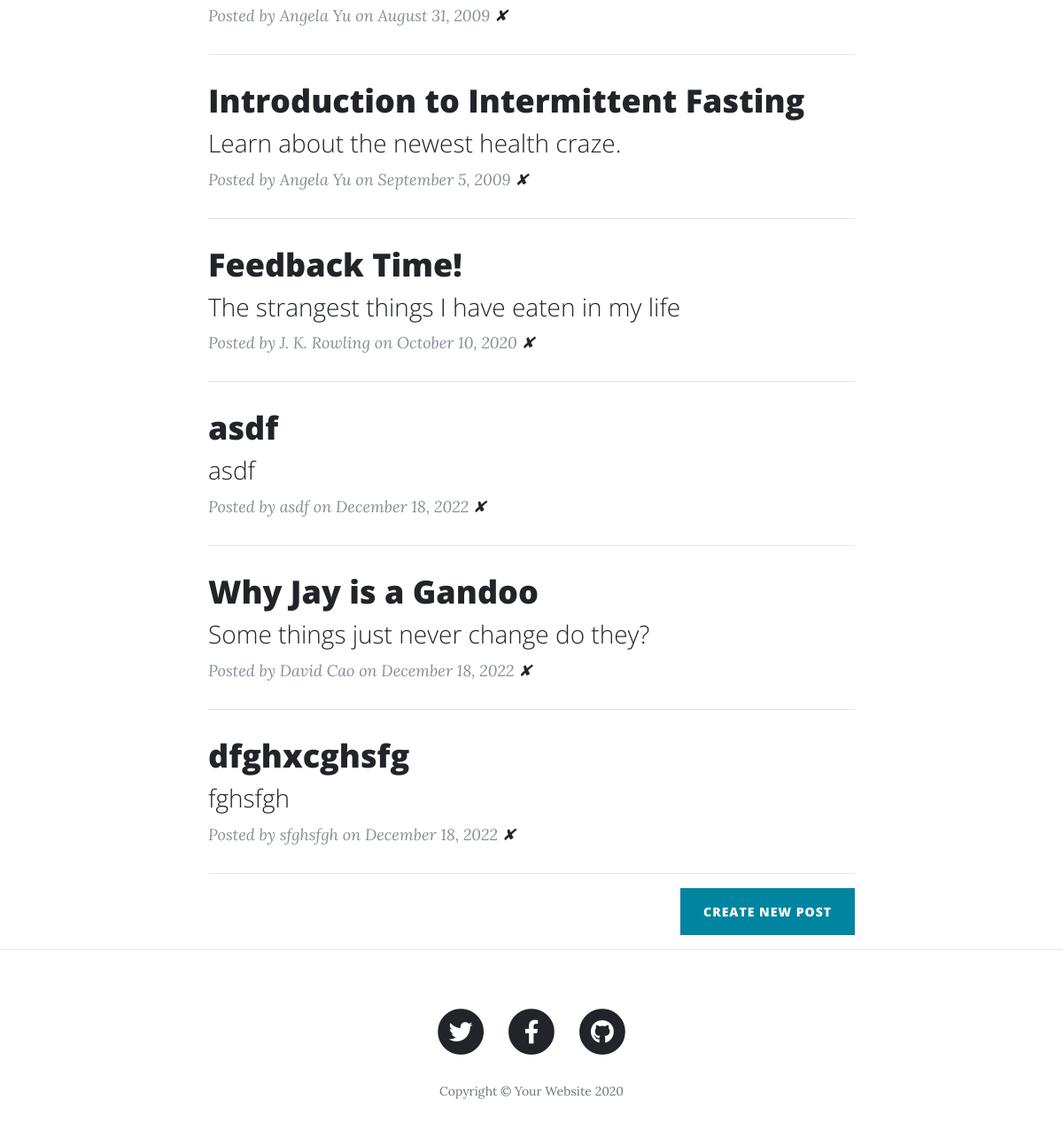
Before: / (lower part) with the older database file.
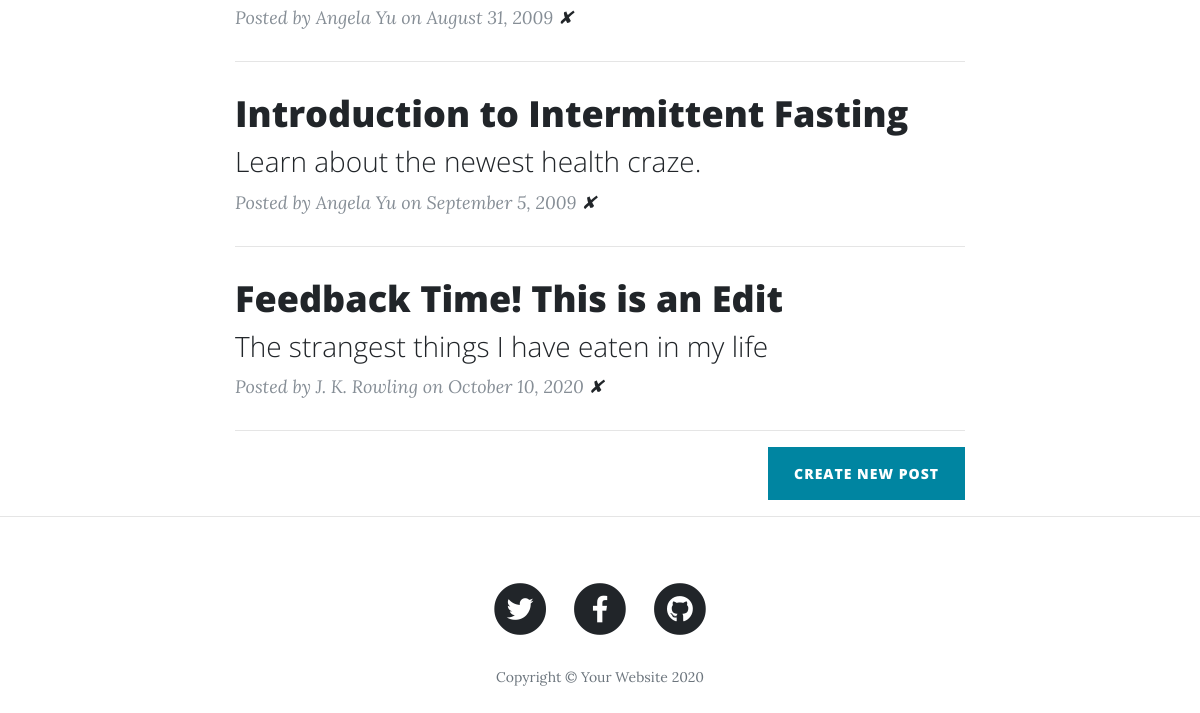
After: the same page with the newer database file.
### main.py (models this page shows)
class BlogPost(db.Model):
    id = db.Column(db.Integer, primary_key=True)
    title = db.Column(db.String(250), unique=True, nullable=False)
    subtitle = db.Column(db.String(250), nullable=False)
    date = db.Column(db.String(250), nullable=False)
    body = db.Column(db.Text, nullable=False)
    author = db.Column(db.String(250), nullable=False)
    img_url = db.Column(db.String(250), nullable=False)

### main.py (the view)
@app.route("/")
def get_all_posts():
    global posts
    with app.app_context():
        posts = db.session.query(BlogPost).all()
    return render_template("index.html", all_posts=posts)

### templates/index.html (shortened to what this page needs)
{% include "header.html" %}
  <div class="container">
    <div class="row">
      <div class="col-lg-8 col-md-10 mx-auto">
        {% for post in all_posts %}
        <div class="post-preview">
          <a href="{{ url_for('show_post', index=post.id) }}">
            <h2 class="post-title">
              {{post.title}}
            </h2>
            <h3 class="post-subtitle">
              {{post.subtitle}}
            </h3>
          </a>
          <p class="post-meta">Posted by {{post.author}} on {{post.date}}
            <a href="{{ url_for('delete', post_id=post.id) }}">✘</a>
          </p>
        </div>
        <hr>
        {% endfor %}
        <div class="clearfix">
          <a class="btn btn-primary float-right" href="{{ url_for('new_post') }}">Create New Post</a>
        </div>
      </div>
    </div>
  </div>
  <hr>
{% include "footer.html" %}

### templates/header.html (shortened to what this page needs)
<!DOCTYPE html>
<html lang="en">
<head>
  <link href="{{ url_for('static', filename='vendor/bootstrap/css/bootstrap.min.css') }}" rel="stylesheet">
  <link href="{{ url_for('static', filename='vendor/fontawesome-free/css/all.min.css')}}" rel="stylesheet" type="text/css">
  <link href="{{ url_for('static', filename='css/clean-blog.min.css')}}" rel="stylesheet">
</head>
<body>

### templates/footer.html (shortened to what this page needs)
  <footer>
    <div class="container">
      <div class="row">
        <div class="col-lg-8 col-md-10 mx-auto">
          <ul class="list-inline text-center">
            <li class="list-inline-item">
              <a href="#">
                <span class="fa-stack fa-lg">
                  <i class="fas fa-circle fa-stack-2x"></i>
                  <i class="fab fa-twitter fa-stack-1x fa-inverse"></i>
                </span>
              </a>
            </li>
            <li class="list-inline-item">
              <a href="#">
                <span class="fa-stack fa-lg">
                  <i class="fas fa-circle fa-stack-2x"></i>
                  <i class="fab fa-facebook-f fa-stack-1x fa-inverse"></i>
                </span>
              </a>
            </li>
            <li class="list-inline-item">
              <a href="#">
                <span class="fa-stack fa-lg">
                  <i class="fas fa-circle fa-stack-2x"></i>
                  <i class="fab fa-github fa-stack-1x fa-inverse"></i>
                </span>
              </a>
            </li>
          </ul>
          <p class="copyright text-muted">Copyright &copy; Your Website 2020</p>
        </div>
      </div>
    </div>
  </footer>
</body>
</html>

Changed rows visible on the page:
removed BlogPost: title "asdf", subtitle "asdf", author "asdf", date "December 18, 2022"
removed BlogPost: title "Why Jay is a Gandoo", subtitle "Some things just never change do they?", author "David Cao", date "December 18, 2022"
removed BlogPost: title "dfghxcghsfg", subtitle "fghsfgh", author "sfghsfgh", date "December 18, 2022"
changed BlogPost "The strangest things I have eaten in my life": title "Feedback Time!" → "Feedback Time! This is an Edit"
